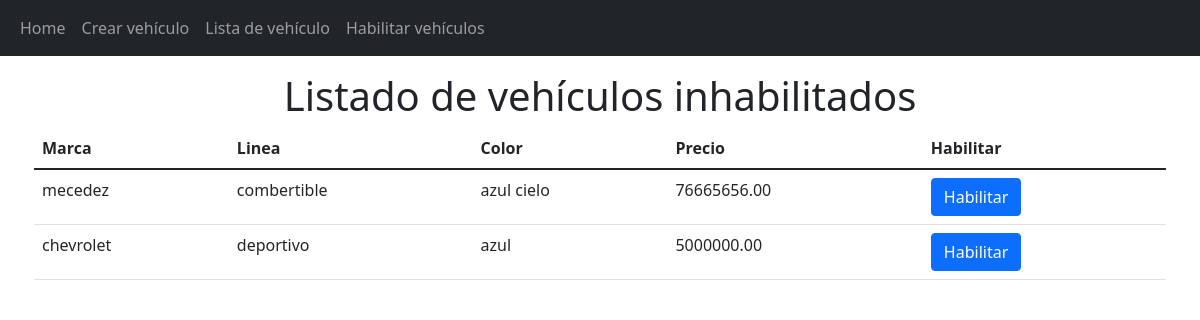
The page /habilitar/ on the database its author committed.
### mainapp/models.py (models this page shows)
class Vehicle(models.Model):
    brand = models.CharField(max_length=50, verbose_name="marca")
    line = models.CharField(max_length=50, verbose_name="linea")
    color = models.CharField(max_length=50, verbose_name="color", default='null')
    detail = models.CharField(max_length=50, verbose_name="detalles", default='null')
    price = models.DecimalField(max_digits=50, decimal_places=2, verbose_name="precio", default=0)
    visible = models.BooleanField(default=True)
    created_at = models.DateTimeField(auto_now=True)

### mainapp/views.py (the view)
# urls.py: path('habilitar/', views.habilitar, name= "habilitar"),
def habilitar(request):
    vehicles = Vehicle.objects.all()
    return render(request, 'habilitar_vehicle/habilitar_vehicle.html', {
        'vehicles': vehicles
    })
    return render(request, 'habilitar_vehicle/habilitar_vehicle.html')

### mainapp/templates/habilitar_vehicle/habilitar_vehicle.html
{% extends 'layouts/layout.html' %}
{% block content %}
<div class="container p-3">
    <div class="row">
        <h1 class="text-center">Listado de vehículos inhabilitados</h1>
        <table class="table table-hover">
            <thead>
                <tr>
                    <th>Marca</th>
                    <th>Linea</th>
                    <th>Color</th>
                    <th>Precio</th>
                    <th>Habilitar</th>
                </tr>
            </thead>
            <tbody>
                {% for vehicle in vehicles %}
                {% if vehicle.visible == 0 %}
                        <tr>
                            <td>{{vehicle.brand}}</td>
                            <td>{{vehicle.line}}</td>
                            <td>{{vehicle.color}}</td>
                            <td>{{vehicle.price}}</td>
                            <td><a href="{% url 'enable' vehicle.id %}" class="btn btn-primary">Habilitar</a></td>
                        </tr>
                {% endif%}
                        {% endfor %}
                    </tbody>
                </table>
    </div>
</div>
{% endblock %}

### rows shown on the page
Vehicle: brand "mecedez", line "combertible", color "azul cielo", price "76665656.00"
Vehicle: brand "chevrolet", line "deportivo", color "azul", price "5000000.00"
